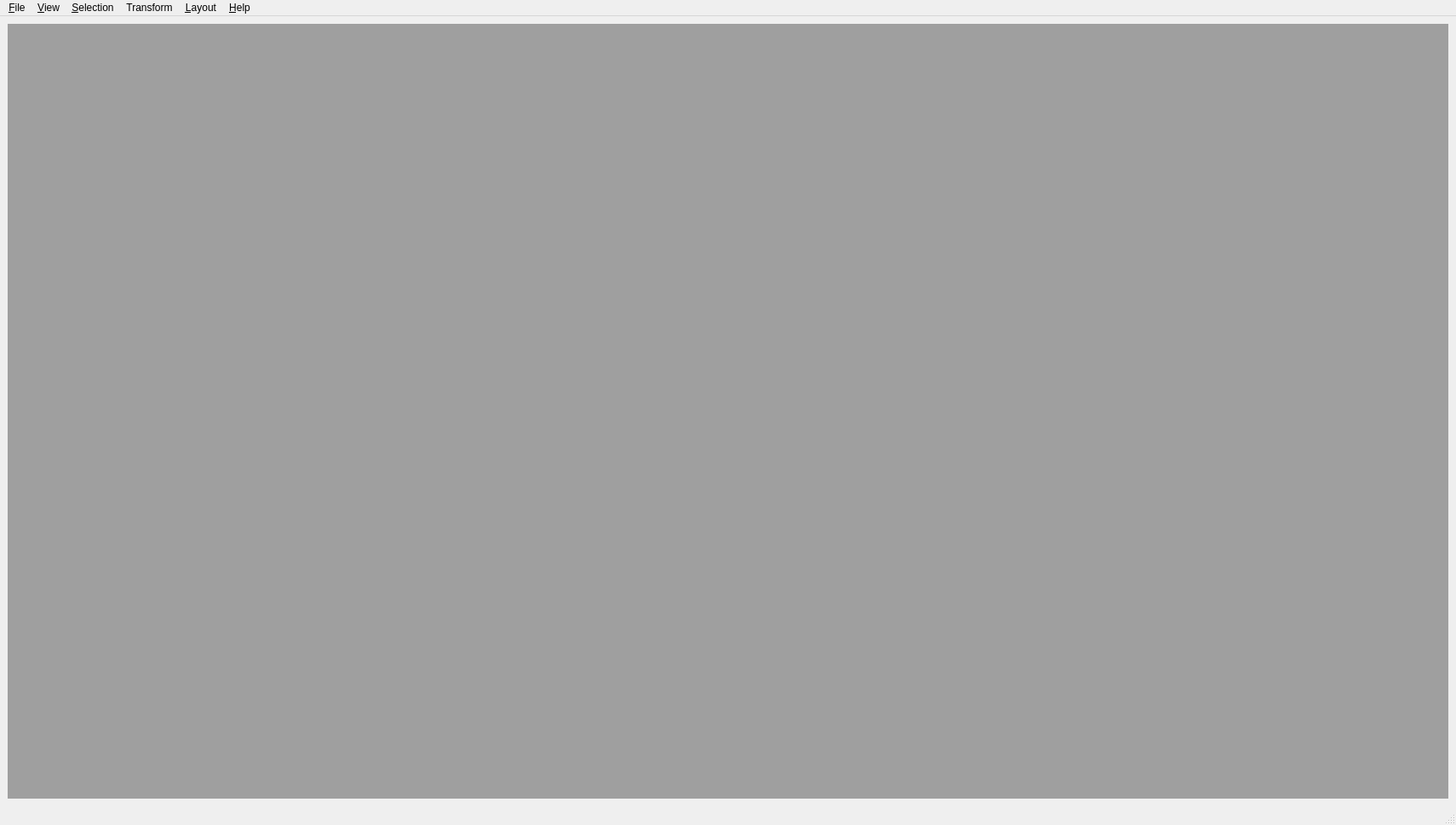
<?xml version="1.0" encoding="UTF-8"?>
<ui version="4.0">
 <class>MainWindow</class>
 <widget class="QMainWindow" name="MainWindow">
  <property name="geometry">
   <rect>
    <x>0</x>
    <y>0</y>
    <width>1710</width>
    <height>969</height>
   </rect>
  </property>
  <property name="windowTitle">
   <string>ELVE : Logic Visualization Explorer</string>
  </property>
  <property name="dockNestingEnabled">
   <bool>true</bool>
  </property>
  <property name="dockOptions">
   <set>QMainWindow::AllowNestedDocks|QMainWindow::AllowTabbedDocks</set>
  </property>
  <property name="unifiedTitleAndToolBarOnMac">
   <bool>true</bool>
  </property>
  <widget class="QWidget" name="centralwidget">
   <layout class="QVBoxLayout" name="verticalLayout">
    <item>
     <widget class="QMdiArea" name="mdiArea">
      <property name="whatsThis">
       <string>&lt;html&gt;&lt;head/&gt;&lt;body&gt;&lt;p&gt;The graph area.&lt;/p&gt;&lt;p&gt;&lt;br/&gt;&lt;/p&gt;&lt;p&gt;A multi-document area where the graph viewports are diplayed in a tabbed fashion.&lt;/p&gt;&lt;/body&gt;&lt;/html&gt;</string>
      </property>
      <property name="frameShape">
       <enum>QFrame::NoFrame</enum>
      </property>
      <property name="lineWidth">
       <number>0</number>
      </property>
      <property name="viewMode">
       <enum>QMdiArea::TabbedView</enum>
      </property>
      <property name="documentMode">
       <bool>true</bool>
      </property>
      <property name="tabsClosable">
       <bool>true</bool>
      </property>
      <property name="tabsMovable">
       <bool>true</bool>
      </property>
      <property name="tabShape">
       <enum>QTabWidget::Rounded</enum>
      </property>
      <property name="tabPosition">
       <enum>QTabWidget::North</enum>
      </property>
     </widget>
    </item>
   </layout>
  </widget>
  <widget class="QMenuBar" name="menubar">
   <property name="geometry">
    <rect>
     <x>0</x>
     <y>0</y>
     <width>1710</width>
     <height>25</height>
    </rect>
   </property>
   <widget class="QMenu" name="menuFile">
    <property name="title">
     <string>&amp;File</string>
    </property>
    <widget class="QMenu" name="menuImport">
     <property name="whatsThis">
      <string>&lt;html&gt;&lt;head/&gt;&lt;body&gt;&lt;p&gt;This menu is automatically populated with loader-plugins entries. Allowing to import any kind of file.&lt;/p&gt;&lt;/body&gt;&lt;/html&gt;</string>
     </property>
     <property name="title">
      <string>&amp;Import</string>
     </property>
    </widget>
    <widget class="QMenu" name="menuExport">
     <property name="whatsThis">
      <string>&lt;html&gt;&lt;head/&gt;&lt;body&gt;&lt;p&gt;Menu automatically populated with exporter-plugins. Allowing to save graph in various fashions.&lt;/p&gt;&lt;/body&gt;&lt;/html&gt;</string>
     </property>
     <property name="title">
      <string>&amp;Export</string>
     </property>
    </widget>
    <addaction name="actionOpen"/>
    <addaction name="actionSave"/>
    <addaction name="separator"/>
    <addaction name="menuImport"/>
    <addaction name="menuExport"/>
    <addaction name="separator"/>
    <addaction name="actionQuit"/>
   </widget>
   <widget class="QMenu" name="menuHelp">
    <property name="whatsThis">
     <string>&lt;html&gt;&lt;head/&gt;&lt;body&gt;&lt;p&gt;The help menu.&lt;/p&gt;&lt;/body&gt;&lt;/html&gt;</string>
    </property>
    <property name="title">
     <string>&amp;Help</string>
    </property>
   </widget>
   <widget class="QMenu" name="menuSelect">
    <property name="title">
     <string>&amp;Selection</string>
    </property>
    <addaction name="actionRectangle"/>
    <addaction name="actionToggle"/>
    <addaction name="actionGroup"/>
    <addaction name="actionUngroup"/>
    <addaction name="separator"/>
   </widget>
   <widget class="QMenu" name="menuLayout">
    <property name="whatsThis">
     <string>&lt;html&gt;&lt;head/&gt;&lt;body&gt;&lt;p&gt;This menu is automatically populated with the layout-plugins.&lt;/p&gt;&lt;/body&gt;&lt;/html&gt;</string>
    </property>
    <property name="title">
     <string>&amp;Layout</string>
    </property>
   </widget>
   <widget class="QMenu" name="menuView">
    <property name="title">
     <string>&amp;View</string>
    </property>
    <addaction name="actionFit"/>
   </widget>
   <widget class="QMenu" name="menuTransform">
    <property name="title">
     <string>Transform</string>
    </property>
   </widget>
   <addaction name="menuFile"/>
   <addaction name="menuView"/>
   <addaction name="menuSelect"/>
   <addaction name="menuTransform"/>
   <addaction name="menuLayout"/>
   <addaction name="menuHelp"/>
  </widget>
  <widget class="QStatusBar" name="statusbar"/>
  <action name="actionOpen">
   <property name="text">
    <string>&amp;Open</string>
   </property>
   <property name="whatsThis">
    <string>&lt;html&gt;&lt;head/&gt;&lt;body&gt;&lt;p&gt;Allow to open a graph in elve file format (.json,.elve) and put it in the store.&lt;/p&gt;&lt;/body&gt;&lt;/html&gt;</string>
   </property>
   <property name="shortcut">
    <string>Ctrl+O</string>
   </property>
  </action>
  <action name="actionBorder">
   <property name="text">
    <string>&amp;Cluster</string>
   </property>
   <property name="shortcut">
    <string>C</string>
   </property>
  </action>
  <action name="actionQuit">
   <property name="text">
    <string>&amp;Quit</string>
   </property>
   <property name="shortcut">
    <string>Ctrl+Q</string>
   </property>
  </action>
  <action name="actionSave">
   <property name="text">
    <string>&amp;Save</string>
   </property>
   <property name="whatsThis">
    <string>&lt;html&gt;&lt;head/&gt;&lt;body&gt;&lt;p&gt;Save file in the elve file format (.json,.elve).&lt;/p&gt;&lt;/body&gt;&lt;/html&gt;</string>
   </property>
   <property name="shortcut">
    <string>Ctrl+S</string>
   </property>
  </action>
  <action name="actionFit">
   <property name="text">
    <string>Fit</string>
   </property>
   <property name="whatsThis">
    <string>&lt;html&gt;&lt;head/&gt;&lt;body&gt;&lt;p&gt;Reset the viewport, if any, to fit the visualized graph.&lt;/p&gt;&lt;/body&gt;&lt;/html&gt;</string>
   </property>
   <property name="shortcut">
    <string>Ctrl+0</string>
   </property>
  </action>
  <action name="actionRectangle">
   <property name="text">
    <string>Rectangle</string>
   </property>
   <property name="whatsThis">
    <string>&lt;html&gt;&lt;head/&gt;&lt;body&gt;&lt;p&gt;Start a rectangle selection micro-state. &lt;/p&gt;&lt;/body&gt;&lt;/html&gt;</string>
   </property>
   <property name="shortcut">
    <string>R</string>
   </property>
  </action>
  <action name="actionToggle">
   <property name="text">
    <string>Toggle</string>
   </property>
   <property name="whatsThis">
    <string>&lt;html&gt;&lt;head/&gt;&lt;body&gt;&lt;p&gt;&amp;quot;Toggle current selection&amp;quot;. Meaning that if anything is selected then it clears the selection. And if none is selected then it select all.&lt;/p&gt;&lt;/body&gt;&lt;/html&gt;</string>
   </property>
   <property name="shortcut">
    <string>A</string>
   </property>
  </action>
  <action name="actionGroup">
   <property name="text">
    <string>Group</string>
   </property>
   <property name="whatsThis">
    <string>&lt;html&gt;&lt;head/&gt;&lt;body&gt;&lt;p&gt;Group currently selected nodes together.&lt;/p&gt;&lt;/body&gt;&lt;/html&gt;</string>
   </property>
   <property name="shortcut">
    <string>G</string>
   </property>
  </action>
  <action name="actionUngroup">
   <property name="text">
    <string>Ungroup</string>
   </property>
   <property name="shortcut">
    <string>U</string>
   </property>
  </action>
 </widget>
 <resources/>
 <connections/>
</ui>
